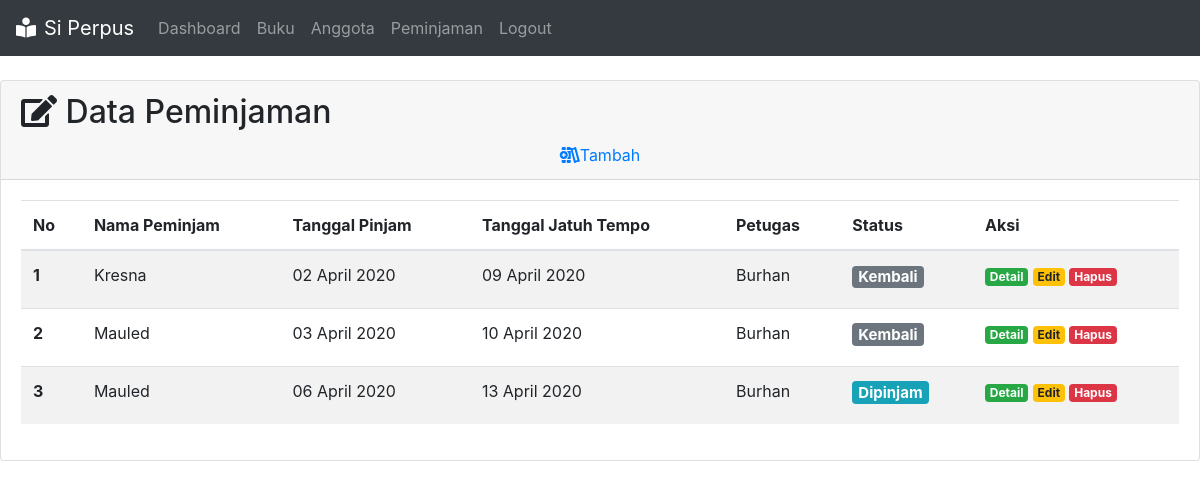
Page /transaksi/index.php on the committed database.
### tables this page shows
CREATE TABLE `peminjaman` (
  `id_pinjam` int(3) NOT NULL,
  `id_anggota` int(3) NOT NULL,
  `tgl_pinjam` date NOT NULL,
  `tgl_jatuh_tempo` date NOT NULL,
  `id_petugas` int(3) DEFAULT NULL,
  `id_buku` int(3) NOT NULL
);

CREATE TABLE `anggota` (
  `id_anggota` int(3) NOT NULL,
  `nama` varchar(50) NOT NULL,
  `kelas` varchar(5) NOT NULL,
  `telp` varchar(13) NOT NULL,
  `username` varchar(10) NOT NULL,
  `password` varchar(10) NOT NULL,
  `id_level` int(3) DEFAULT NULL
);

CREATE TABLE `petugas` (
  `id_petugas` int(3) NOT NULL,
  `nama_petugas` varchar(50) NOT NULL,
  `username` varchar(8) NOT NULL,
  `password` varchar(8) NOT NULL,
  `telp` varchar(13) NOT NULL,
  `id_level` int(3) DEFAULT NULL
);

### transaksi/index.php (the view, shortened to what this page needs)
<?php
include '../koneksi.php';
?>
<?php
$sql = "SELECT * FROM peminjaman INNER JOIN anggota ON peminjaman.id_anggota = anggota.id_anggota INNER JOIN petugas ON peminjaman.id_petugas = petugas.id_petugas INNER JOIN detail_pinjam ON peminjaman.id_pinjam = detail_pinjam.id_pinjam ORDER BY peminjaman.tgl_pinjam";
$res = mysqli_query($koneksi, $sql);
$pinjam = array();
while ($data = mysqli_fetch_assoc($res)) {
	$pinjam[] = $data;
}
?>
<?php
include '../aset/header.php';
?>
<div class="card">
  <div class="card-header">
    <h2 class="card-title"><i class="fas fa-edit"></i> Data Peminjaman
    </h2>
    <center>
      <a href="form-pinjam.php"><i class="fas fa-books-medical"></i>Tambah</a>
    </center>
  </div>
  <div class="card-body">
  	<table class="table table-striped">
  <thead>
    <tr>
      <th scope="col">No</th>
      <th scope="col">Nama Peminjam</th>
      <th scope="col">Tanggal Pinjam</th>
      <th scope="col">Tanggal Jatuh Tempo</th>
      <th scope="col">Petugas</th>
      <th scope="col">Status</th>
      <th scope="col">Aksi</th>
    </tr>
  </thead>
  <tbody>
  	<?php
  		$no = 1;
  		foreach ($pinjam as $p ) {
  		?>
  		<tr>
  			<th scope = "row"><?= $no ?></th>
  			<td><?= $p['nama'];?></td>
  			<td><?= date('d F Y', strtotime($p['tgl_pinjam'])); ?> </td>
  			<td><?= date('d F Y', strtotime($p['tgl_jatuh_tempo'])); ?> </td>
  			<td><?= $p['nama_petugas']; ?></td>
  			<td>
  				<?php
  				if($p['status'] == "dipinjam"){
  					echo '<h5><span class ="badge badge-info">Dipinjam</span></h5>';
  				}
  				else{
  					echo '<h5><span class ="badge badge-secondary">Kembali</span></h5>';
  				}
  				?>
  			</td>
  			<td>
  				<a href="detail.php?id_pinjam=<?= $p['id_pinjam'] ?>  " class="badge badge-success">Detail</a>
				<a href="form-edit.php?id_pinjam=<?= $p['id_pinjam'] ?>" class="badge badge-warning">Edit</a>
				<a href="hapus.php?id_pinjam=<?= $p['id_pinjam'] ?>" class="badge badge-danger">Hapus</a>
  			</td>
  		</tr>
  		<?php
  			$no++;
  		}
  		?>
  </tbody>
</table>
  </div>
</div>
<?php
include '../aset/footer.php';
?>

### aset/header.php (shortened to what this page needs)
<!DOCTYPE html>
<html>
<head>
	<link rel="stylesheet" type="text/css" href="http://localhost/siperpus/aset/bootstrap/css/bootstrap.min.css">
	<link rel="stylesheet" type="text/css" href="http://localhost/siperpus/aset/fontawesome-pro/css/all.min.css">
</head>
<body>
	<nav class="navbar navbar-expand-lg navbar-dark bg-dark">
  <a class="navbar-brand" href="#"><i class="fas fa-book-reader text-white mr-2"></i>Si Perpus</a>
  <div class="collapse navbar-collapse" id="navbarNavAltMarkup">
    <div class="navbar-nav">
      <a class="nav-item nav-link" href="http://localhost/siperpus/index.php">Dashboard</a>
      <a class="nav-item nav-link" href="http://localhost/siperpus/buku/index.php">Buku</a>
      <a class="nav-item nav-link" href="http://localhost/siperpus/anggota/index.php">Anggota</a>
      <a class="nav-item nav-link" href="http://localhost/siperpus/transaksi/index.php">Peminjaman</a>
      <a class="nav-item nav-link" href="#">Logout</a>
    </div>
  </div>
</nav>
</body>
</html>

### aset/footer.php (shortened to what this page needs)
<!DOCTYPE html>
<html>
<head>
</head>
<body>
</body>
</html>

### rows in the picture
peminjaman: id_anggota.nama "Kresna", tgl_pinjam "02 April 2020", tgl_jatuh_tempo "09 April 2020", id_petugas.nama_petugas "Burhan", shows "Kembali"
peminjaman: id_anggota.nama "Mauled", tgl_pinjam "03 April 2020", tgl_jatuh_tempo "10 April 2020", id_petugas.nama_petugas "Burhan", shows "Kembali"
peminjaman: id_anggota.nama "Mauled", tgl_pinjam "06 April 2020", tgl_jatuh_tempo "13 April 2020", id_petugas.nama_petugas "Burhan", shows "Dipinjam"
